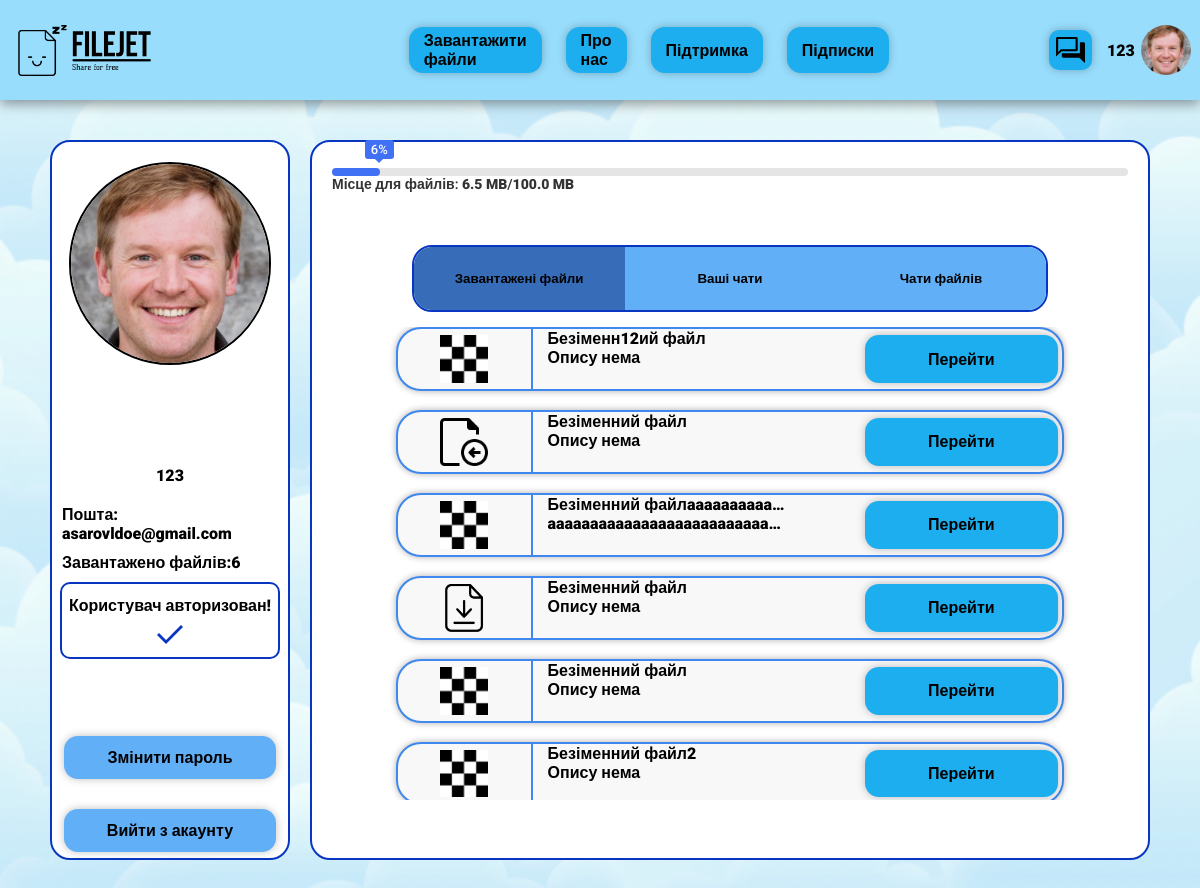
Page /profile/ (signed in) on the committed database.
### ProfileApp/models.py (models this page shows, shortened)
class Profile(models.Model):
    user = models.OneToOneField(User, on_delete=models.CASCADE)
    image = models.ImageField(upload_to='image/%Y/%m/%d', default="unregistered_user.png")
    total_size = models.IntegerField(default=104857600)
    used_size = models.IntegerField(default=0)
    procent_size = models.IntegerField(default=0)
    subscription = models.ForeignKey(Subscription, on_delete=models.CASCADE, to_field='id', default="1")
    authorised = models.BooleanField(default=False)

### FileApp/models.py (models this page shows, shortened)
class File(models.Model):
    file_path = models.FileField(upload_to='files/%Y/%m/%d', max_length=255, null=True, blank=True)
    name = models.CharField(max_length=255, default="Безіменний файл")
    description = models.TextField(default="Опису нема")
    category = models.ForeignKey(Category, on_delete=models.CASCADE, null=True, blank=True)
    private = models.BooleanField()
    image = models.ImageField(upload_to='image/%Y/%m/%d', default="file_preview.png")
    user = models.ForeignKey(settings.AUTH_USER_MODEL, on_delete=models.CASCADE)

### ProfileApp/views.py (the view)
# urls.py: path(r'profile/', show_profile, name='profile'),
@login_required(login_url='main')
def show_profile(request):
    context = {}
    files = list(File.objects.filter(user = request.user))
    profile = Profile.objects.get(user=request.user)
    context['profile'] = profile
    context['files'] = files
    context['file_amount'] = len(files)
    chats_to_you = Chat.objects.filter(receive_user = request.user)
    messages_to_profile = []
    try:
        for chat in chats_to_you:
            message_to_profile = Message.objects.filter(chat = chat).order_by('pk').latest('pk')
            message_to_profile_user = message_to_profile.user
            file = chat.file
            message = message_to_profile.message
            if len(message) > 30:
                message = message[:30] + "..."
            else:
                message = message
            message = f"{chat.name} {message_to_profile_user.username}: {message}"
            message_to_profile_user_list = [file, message]
            messages_to_profile.append(message_to_profile_user_list)
        context['messages_to_profile'] = messages_to_profile
    except Message.DoesNotExist:
        pass
    chats_by_you = Chat.objects.filter(send_user = request.user)
    messages_by_profile = []
    try:
        for chat in chats_by_you:
            message_by_profile = Message.objects.filter(chat = chat).order_by('pk').latest('pk')
            message_by_profile_user = message_by_profile.user
            file = chat.file
            message = message_by_profile.message
            if len(message) > 30:
                message = message[:30] + "..."
            else:
                message = message
            message = f"{chat.name} {message_by_profile_user.username}: {message}"
            message_by_profile_user_list = [file, message]
            messages_by_profile.append(message_by_profile_user_list)
        context['messages_by_profile'] = messages_by_profile
    except Message.DoesNotExist:
        pass
    return render(request, 'profile.html', context)

### MainApp/templatetags/base.py (called while the page is built)
@register.simple_tag
def give_user(request):
    if request.user.is_authenticated:
        user = request.user
        profile = Profile.objects.get(user=user)
        return profile

@register.simple_tag
def give_chats(request):
    if request.user.is_authenticated:
        chats = Chat.objects.filter(send_user = request.user)
        chat_and_last_message_list = []
        for chat in chats:
            chat_and_last_message = []
            try:
                last_message = Message.objects.filter(chat = chat).order_by('pk').latest('pk')
            except Message.DoesNotExist:
                last_message = ''
            profile_image = Profile.objects.get(user = chat.send_user)
            chat_and_last_message.append(profile_image)
            chat_and_last_message.append(last_message)
            chat_and_last_message.append(chat)
            chat_and_last_message_list.append(chat_and_last_message)
        return chat_and_last_message_list

### ProfileApp/templates/profile.html (shortened to what this page needs)
{% extends 'base.html' %}
{% load static %}
{% block style %}<link rel="stylesheet" href="{% static 'css/profile.css' %}">{% endblock %}
{% block content %}
<div id="content">
    <div id="profile-menu">
        <div id="profile-picture">
            {% if profile.image %}
            <img class="image_account" src="{{ profile.image.url }}" alt="Нема аккаунту">
            {% else %}
            <img class="image_account" src="{% static 'images/unregistrate_user.png' %}" alt="Нема аккаунту">
            {% endif %}
        </div>
        <div id="text-info">
            <div id="name-login">
                <span>{{ profile.user.username }}</span>
            </div>
            <div id="email">
                <span>Пошта: {{ profile.user.email }}</span>
            </div>
            <div id="amount-files">
                <span>Завантажено файлів:{{ file_amount }}</span>
            </div>
            <div id="acception">
                {% if not profile.authorised %}
                    <span>Користувач не підтверджений</span>
                    <a href="{% url 'authenticate' %}" id="button-accept-email">Підтвердити!</a>
                {% else %}
                    <span>Користувач авторизован!</span>
                    <img src="{% static 'images/tick.png' %}" alt="">
                {% endif %}
            </div>
        </div>
        <div id="profile-buttons">
            <a href="{% url 'password_change' %}"><span>Змінити пароль</span></a>
            <a href="{% url 'logout' %}"><span>Вийти з акаунту</span></a>
        </div>
    </div>
    <div id="profile-content">
        <div class="skill-box">
            <div class="skill-bar">
                <span class="skill-per">
                    <span class="tooltip">{{ profile.procent_size }}%</span>
                </span>
            </div>
            <span class="title">Місце для файлів: <span id="used-size"></span>/<span id="total-size"></span></span>
        </div>
        <div id="buttons-menu">
            <button class="button-profile selected"  value="files">Завантажені файли</button>
            <button class="button-profile" value="your-messages">Ваші чати</button>
            <button class="button-profile" value="messages-to-you">Чати файлів</button>
        </div>
        <div class="change-section" id="files">
            {% for file in files %}
            <div class="box">
                <div class="box-image">
                    {% if file.image %}
                    <img src="{{ file.image.url }}" alt="{{ file.name }}">
                    {% else %}
                    Нема зображення
                    {% endif %}
                </div>
                <div class="box-info">
                    <p>{{ file.name }}</p>
                    <p>{{ file.description }}</p>
                </div>
                    <a class="button-to-box" href="{% url 'file' file.pk %}">Перейти</a>
            </div>
            {% endfor %}
        </div>
    </div>
</div>
{% endblock %}

### MainApp/templates/base.html (shortened to what this page needs)
<html lang="en">
    {% load static %}
    {% load base %}
    {% give_user request as profile %}
    {% give_chats request as chat_and_last_message_list_header %}
<head>
    <link rel="stylesheet" href="{% static 'css/base.css' %}">
    {% block style %} {% endblock %}
</head>
<body>
    <header>
        <div id="left-header-side">
            <p><a href="{% url 'main' %}"><img class="logo" src="{% static 'images/header-logo.png' %}" alt="Логотип компанії"></a></p>
        </div>
        <div class="navigation_buttons">
            <a href="{% url 'upload_file' %}">Завантажити файли</a>
            <a href="{% url 'about_us' %}">Про нас</a>
            <a href="{% url 'documentation' %}">Підтримка</a>
            <a href="{% url 'subscription' %}">Підписки</div></a>
        <div class="no_account">
            {% if profile %}
            <button class="H-modal-button" onclick="openModalHeader('header-modal')"><img src="{% static 'images/chat_icon.svg' %}" alt="Чат"></button>
            <a href="{% url 'profile' %}">
                {{ profile.user.username }}
                {% if profile.image %}
                <img class="image_account" src="{{ profile.image.url }}" alt="Нема аккаунту">
                {% else %}
                <img class="image_account" src="{% static 'images/unregistrate_user.png' %}" alt="Нема аккаунту">
                {% endif %}
            </a>
            {% endif %}
        </div>
    </header>
    {% block content %}{% endblock %}
</body>
</html>

### MainApp/static/css/base.css (style rules this page uses)
* { padding: 0; margin: 0; font-family: 'Roboto', sans-serif; font-weight: 900; }
body { width: 100%; height: 100%; display: flex; flex-flow: column; }
a, a:hover, a:visited, a:active { color: inherit; text-decoration: none; }
header { display: flex; flex-direction: row; justify-content: space-between; align-items: center; width: 100%; height: 100px; background: #98DDFC; box-shadow: 0px 4px 12px rgba(0, 0, 0, 0.4); flex: 0 1 auto; }
#left-header-side { height: 60%; padding-left: 1.5%; gap: 2%; display: flex; justify-content: space-between; width: 20%; align-items: center; }
.logo { height: 85%; }
.navigation_buttons { display: flex; flex-direction: row; justify-content: center; align-items: center; padding: 0px 0px; gap: 5%; width: 40%; height: 100%; flex: none; }
.navigation_buttons a { display: flex; justify-content: center; align-items: center; padding: 3px 15px; height: 40%; background: #1CAEEF; box-shadow: 0px 0px 8px rgba(0, 0, 0, 0.25); border-radius: 14px; transition: 200ms ease-in; }
.no_account { display: flex; flex-direction: row; justify-content: center; align-items: center; padding: 5px 20px; gap: 15px; width: 10%; height: 100%; border-radius: 10px; }
.no_account a { display: flex; flex-direction: row; justify-content: center; align-items: center; height: 100%; gap: 6px; border-radius: 10px; }
.image_account { box-sizing: border-box; object-fit: contain; height: 50%; border-radius: 100%; }
.H-modal-button { display: flex; justify-content: center; align-items: center; height: 40%; padding: 7px; cursor: pointer; font-size: 18px; border: none; background: #1CAEEF; box-shadow: 0px 0px 8px rgba(0, 0, 0, 0.25); border-radius: 10px; }
.H-modal-button img { height: 100%; object-fit: contain; }

### rows in the picture
Profile: user.username "123", image (picture), user.email "asarovldoe@gmail.com", procent_size "6"
File: image (picture), name "Безіменн12ий файл", description "Опису нема"
File: image (picture), name "Безіменний файл", description "Опису нема"
File: image (picture), name "Безіменний файлaaaaaaaaaa…", description "aaaaaaaaaaaaaaaaaaaaaaaaaaa…"
File: image (picture), name "Безіменний файл", description "Опису нема"
File: image (picture), name "Безіменний файл", description "Опису нема"
File: image (picture), name "Безіменний файл2", description "Опису нема"

### other values in the picture
{{ file_amount }} "6"
